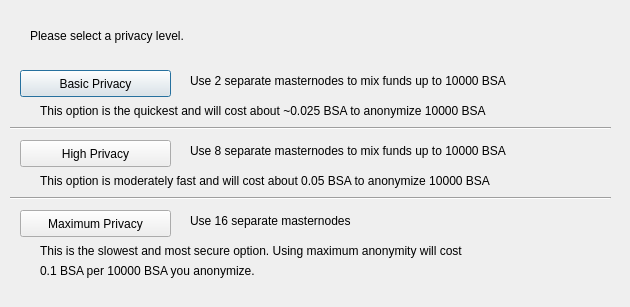
<?xml version="1.0" encoding="UTF-8"?>
<ui version="4.0">
 <class>ObfuscationConfig</class>
 <widget class="QDialog" name="ObfuscationConfig">
  <property name="geometry">
   <rect>
    <x>0</x>
    <y>0</y>
    <width>630</width>
    <height>307</height>
   </rect>
  </property>
  <property name="windowTitle">
   <string>Configure Obfuscation</string>
  </property>
  <widget class="QPushButton" name="buttonBasic">
   <property name="geometry">
    <rect>
     <x>20</x>
     <y>70</y>
     <width>151</width>
     <height>27</height>
    </rect>
   </property>
   <property name="text">
    <string>Basic Privacy</string>
   </property>
  </widget>
  <widget class="QPushButton" name="buttonHigh">
   <property name="geometry">
    <rect>
     <x>20</x>
     <y>140</y>
     <width>151</width>
     <height>27</height>
    </rect>
   </property>
   <property name="text">
    <string>High Privacy</string>
   </property>
  </widget>
  <widget class="QPushButton" name="buttonMax">
   <property name="geometry">
    <rect>
     <x>20</x>
     <y>210</y>
     <width>151</width>
     <height>27</height>
    </rect>
   </property>
   <property name="text">
    <string>Maximum Privacy</string>
   </property>
  </widget>
  <widget class="QLabel" name="label">
   <property name="geometry">
    <rect>
     <x>30</x>
     <y>20</y>
     <width>571</width>
     <height>31</height>
    </rect>
   </property>
   <property name="text">
    <string>Please select a privacy level.</string>
   </property>
  </widget>
  <widget class="QLabel" name="label_2">
   <property name="geometry">
    <rect>
     <x>190</x>
     <y>70</y>
     <width>421</width>
     <height>21</height>
    </rect>
   </property>
   <property name="text">
    <string>Use 2 separate masternodes to mix funds up to 10000 BSA</string>
   </property>
  </widget>
  <widget class="QLabel" name="label_3">
   <property name="geometry">
    <rect>
     <x>190</x>
     <y>140</y>
     <width>411</width>
     <height>21</height>
    </rect>
   </property>
   <property name="text">
    <string>Use 8 separate masternodes to mix funds up to 10000 BSA</string>
   </property>
  </widget>
  <widget class="QLabel" name="label_4">
   <property name="geometry">
    <rect>
     <x>190</x>
     <y>210</y>
     <width>421</width>
     <height>21</height>
    </rect>
   </property>
   <property name="text">
    <string>Use 16 separate masternodes</string>
   </property>
  </widget>
  <widget class="QLabel" name="label_6">
   <property name="geometry">
    <rect>
     <x>40</x>
     <y>100</y>
     <width>561</width>
     <height>21</height>
    </rect>
   </property>
   <property name="text">
    <string>This option is the quickest and will cost about ~0.025 BSA to anonymize 10000 BSA</string>
   </property>
  </widget>
  <widget class="QLabel" name="label_7">
   <property name="geometry">
    <rect>
     <x>40</x>
     <y>170</y>
     <width>561</width>
     <height>21</height>
    </rect>
   </property>
   <property name="text">
    <string>This option is moderately fast and will cost about 0.05 BSA to anonymize 10000 BSA</string>
   </property>
  </widget>
  <widget class="QLabel" name="label_8">
   <property name="geometry">
    <rect>
     <x>40</x>
     <y>240</y>
     <width>561</width>
     <height>21</height>
    </rect>
   </property>
   <property name="text">
    <string>This is the slowest and most secure option. Using maximum anonymity will cost</string>
   </property>
  </widget>
  <widget class="QLabel" name="label_9">
   <property name="geometry">
    <rect>
     <x>40</x>
     <y>260</y>
     <width>561</width>
     <height>21</height>
    </rect>
   </property>
   <property name="text">
    <string>0.1 BSA per 10000 BSA you anonymize.</string>
   </property>
  </widget>
  <widget class="Line" name="line">
   <property name="geometry">
    <rect>
     <x>10</x>
     <y>120</y>
     <width>601</width>
     <height>16</height>
    </rect>
   </property>
   <property name="orientation">
    <enum>Qt::Horizontal</enum>
   </property>
  </widget>
  <widget class="Line" name="line_2">
   <property name="geometry">
    <rect>
     <x>10</x>
     <y>190</y>
     <width>601</width>
     <height>16</height>
    </rect>
   </property>
   <property name="orientation">
    <enum>Qt::Horizontal</enum>
   </property>
  </widget>
 </widget>
 <resources/>
 <connections/>
</ui>
